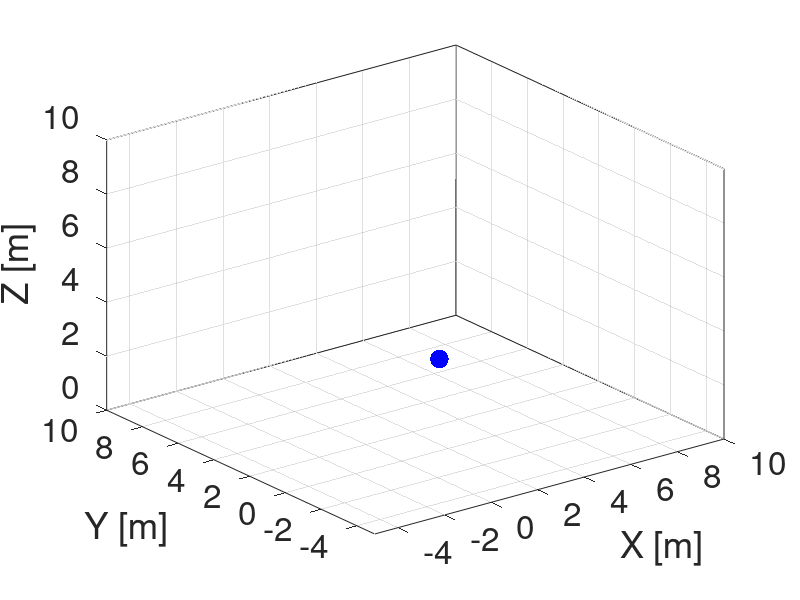
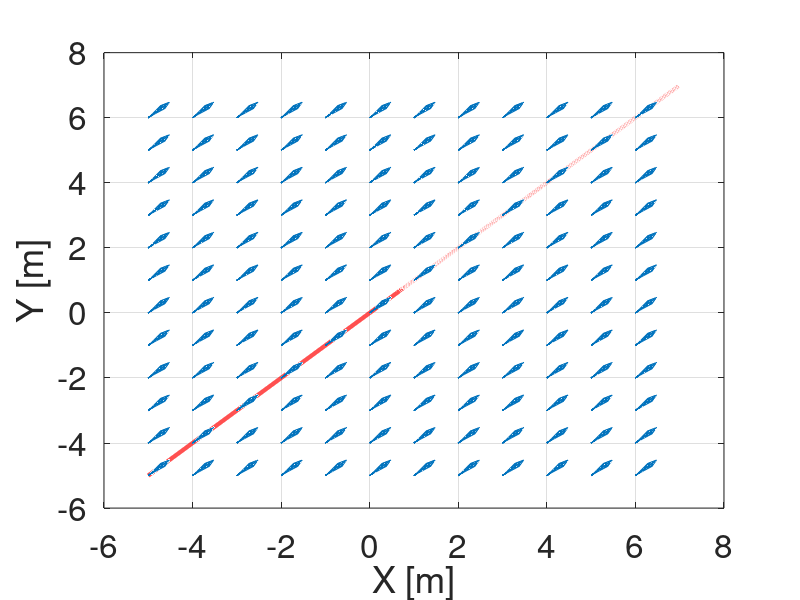

MATLAB code for these plots, in order:
clc
close all
clear
%% The hyper parameters

X0=[-5 -5 0];
DX0=[5 5 10];
H_wind=1;
D_wind=[0.5 0.5 0.5];
M_wind=1;

%% Initialozations
figure1 = figure;
axes1 = axes('Parent',figure1,'FontSize',24);
xlim(axes1,[-5 10]);
ylim(axes1,[-5 10]);
zlim(axes1,[0 10]);
view(axes1,[-37.5 30]);
box(axes1,'on');
grid(axes1,'on');
hold(axes1,'on');
zlabel('Z [m]');
ylabel('Y [m]');
xlabel('X [m]');

dt=0.001;
D_wind=D_wind/norm(D_wind);
%% Calculating the ball trajectory

X=zeros(ceil(5/dt),3);
DX=zeros(ceil(5/dt),3);
G=[0 0 -9.81];
wind=[0 0 0];
DDX=zeros(ceil(5/dt),3);
WIND=zeros(ceil(5/dt),3);
X(1,:)=X0;
DX(1,:)=DX0;
DDX(1,:)=G;
i=1;
while X(i,3)>=0
    i=i+1;
    if X(i-1,3)>=H_wind
        wind=M_wind*(1-(1/(1+exp(100*(X(i-1,3)-H_wind)))))*D_wind;
        DDX(i,:)=G+wind;
    else
        DDX(i,:)=G;
    end
    DX(i,:)=DX(i-1,:)+DDX(i,:)*dt;
    X(i,:)=X(i-1,:)+DX(i,:)*dt;
    if rem(i,10)==0
        if (exist('P','var')==1)
            delete(P);
        end
        P=plot3(X(i,1),X(i,2),X(i,3),'MarkerSize',40,'Marker','.','LineWidth',24,...
            'LineStyle','none','Color',[0 0 1]);
        pause(0.001)
    end
end

figure1 = figure;
axes1 = axes('Parent',figure1,'FontSize',24);
box(axes1,'on');
grid(axes1,'on');
hold(axes1,'on');
zlabel('Z [m]');
ylabel('Y [m]');
xlabel('X [m]');

STEP=1;
[x,y,z]=meshgrid(min(X(:,1)):STEP:max(X(:,1)),min(X(:,2)):STEP:max(X(:,2)),...
    H_wind:STEP/2:2*max(X(:,3)));
for i=1:size(z,3)
    WINDZ(:,:,i)=M_wind.*(1-(2./(1+exp(0.1.*(z(:,:,i)-H_wind))))).*D_wind(1,3);
    WINDY(:,:,i)=M_wind.*(1-(2./(1+exp(0.1.*(z(:,:,i)-H_wind))))).*D_wind(1,2);
    WINDX(:,:,i)=M_wind.*(1-(2./(1+exp(0.1.*(z(:,:,i)-H_wind))))).*D_wind(1,1);
end
quiver3(x,y,z,WINDX,WINDY,WINDZ)
hold on
plot3(X(X(:,1)~=0,1),X(X(:,1)~=0,2),X(X(:,1)~=0,3),'LineWidth',3,...
    'LineStyle','-','Color',[1 0 0]);
